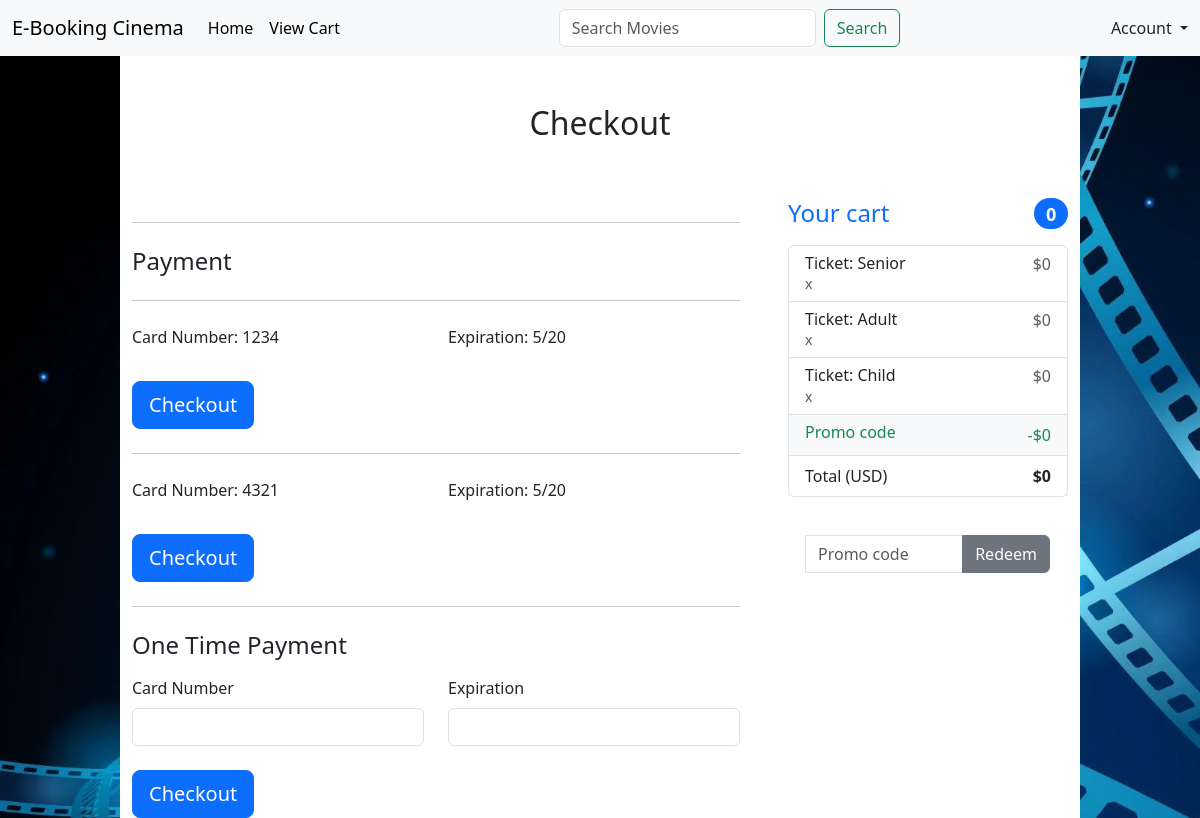
/pages/checkout.php (signed in), run on the app's committed database.
### tables this page shows
CREATE TABLE `payment_card_table` (
  `idPaymentCard` int(11) NOT NULL,
  `cardNum` varchar(45) NOT NULL,
  `experationDate` varchar(45) NOT NULL,
  `userID` int(11) NOT NULL
);

### pages/checkout.php (the view, shortened to what this page needs)
<?php
$bookingInfo = $_SESSION['bookingInfo'];
$mysqli = require __DIR__ . "/database.php";
$sql = "SELECT * FROM user
          WHERE id = {$_SESSION["user_id"]}";
$result = $mysqli->query($sql);
$user = $result->fetch_assoc();
$userID = $user["id"];
$sql = "SELECT * FROM `ticket_type`;";
    $result = $mysqli->query($sql);
    $ticketTypes = $result->fetch_all(MYSQLI_ASSOC);
    $ticketPrices = array_column($ticketTypes, "price", "type");
$sql = "SELECT * FROM `payment_card_table` WHERE `userID` = $userID;";
$result = $mysqli->query($sql);
$paymentCards = $result->fetch_all(MYSQLI_ASSOC);
$childPrice = $ticketPrices["CHILD"];
$adultPrice = $ticketPrices["ADULT"];
$seniorPrice = $ticketPrices["SENIOR"];
$totalPrice = $childPrice * $bookingInfo->childTickets + $adultPrice * $bookingInfo->adultTickets + $seniorPrice * $bookingInfo->seniorTickets;
?>
<!doctype html>
<html lang="en">
  <head>
	<link href="../node_modules/bootstrap/dist/css/bootstrap.min.css" rel="stylesheet">
	<link href="../css/form-validation.css" rel="stylesheet">
	<link href="../css/homepage.css" rel="stylesheet"> <!Only needed for background>
  </head>
  <body class="bg-light" id="bg">
  <nav class="navbar navbar-expand-lg navbar-light bg-light">
        <div class="container-fluid">
            <a class="navbar-brand" href="home.php">E-Booking Cinema</a>
            <div class="collapse navbar-collapse" id="navbarNavDropdown">
                <ul class="navbar-nav me-auto order-0">
                    <li class="nav-item">
                        <a class="nav-link active" href="home.php" aria-current="page">Home</a>
                    </li>
                    <li>
                        <a class="nav-link active" href="checkout.php" aria-current="page">View Cart</a>
                    </li>
                </ul>
                <div class="mx-auto">
                    <form class="d-flex">
                        <input class="form-control me-2" type="search" placeholder="Search Movies"
                            aria-label="Search">
                        <button class="btn btn-outline-success" type="submit">Search</button>
                    </form>
                </div>
                <div class="d-flex ms-auto order-5">
                    <div class="nav-item dropdown justify-content-end">
                        <a class="nav-link dropdown-toggle" href="#" id="navbarDropdownMenuLink" role="button"
                            data-bs-toggle="dropdown" aria-expanded="false">
                            Account
                        </a>
                    </div>
                </div>
            </div>
        </div>
    </nav>
<div class="container form-block">
  <main>
    <div class="py-5 text-center">
      <h2>Checkout</h2>
    </div>
    <div class="row g-5">
      <div class="col-md-5 col-lg-4 order-md-last">
        <h4 class="d-flex justify-content-between align-items-center mb-3">
          <span class="text-primary">Your cart</span>
          <span class="badge bg-primary rounded-pill"> <?php echo count($bookingInfo->selectedSeatsArray); ?> </span>
        </h4>
        <ul class="list-group mb-3">
          <li class="list-group-item d-flex justify-content-between lh-sm">
            <div>
              <h6 class="my-0">Ticket: Senior</h6>
              <small class="text-muted"> <?php echo "x" . $bookingInfo->seniorTickets; ?>  </small>
            </div>
            <span class="text-muted"> <?php echo "$" . $bookingInfo->seniorTickets * $ticketPrices["SENIOR"]; ?> </span>
          </li>
          <li class="list-group-item d-flex justify-content-between lh-sm">
            <div>
              <h6 class="my-0">Ticket: Adult</h6>
              <small class="text-muted"> <?php echo "x" . $bookingInfo->adultTickets; ?> </small>
            </div>
            <span class="text-muted"> <?php echo "$" . $bookingInfo->adultTickets * $ticketPrices["ADULT"]; ?> </span>
          </li>
          <li class="list-group-item d-flex justify-content-between lh-sm">
            <div>
              <h6 class="my-0">Ticket: Child</h6>
              <small class="text-muted"> <?php echo "x" . $bookingInfo->childTickets; ?> </small>
            </div>
            <span class="text-muted"> <?php echo "$" . $bookingInfo->childTickets * $ticketPrices["CHILD"]; ?> </span>
          </li>
          <li class="list-group-item d-flex justify-content-between bg-light">
            <div class="text-success">
              <h6 class="my-0">Promo code</h6>
            </div>
            <span class="text-success"> <?php echo "-$" . $bookingInfo->promoDiscount * $totalPrice; ?> </span>
          </li>
          <li class="list-group-item d-flex justify-content-between">
            <span>Total (USD)</span>
            <strong> <?php echo "$" . $totalPrice - ($bookingInfo->promoDiscount * $totalPrice);?> </strong>
          </li>
        </ul>
        <form class="card p-2" method="POST">
          <div class="input-group">
            <input type="text" class="form-control" placeholder="Promo code" name="promo" id ="promo" required>
            <button type="submit" class="btn btn-secondary">Redeem</button>
          </div>
        </form>
      </div>
      <div class="col-md-7 col-lg-8">
          <hr class="my-4">
          <h4 class="mb-3">Payment</h4>
          <hr class="my-4">
          <?php foreach($paymentCards as $paymentCard) { ?>
            <form method="POST">
              <div class="row gy-3">
                <div class="col-md-6">
                  <label class="form-label">Card Number:</label>
                  <label class="form-label"> <?php echo $paymentCard["cardNum"]; ?> </label>
                </div>
                <div class="col-md-6">
                  <label for="cc-number" class="form-label">Expiration:</label>
                  <label class="form-label"> <?php echo $paymentCard["experationDate"]; ?> </label>
                </div>
              </div>
              <br>
              <button class="w-20 btn btn-primary btn-lg" type="submit">Checkout</button>
            </form>
            <hr class="my-4">
          <?php } ?>
        <h4 class="mb-3">One Time Payment</h4>
        <form method="POST">
          <div class="row gy-3">
            <div class="col-md-6">
              <label for="cc-name" class="form-label">Card Number</label>
              <input type="text" class="form-control" id="cardNumber" name="cardNumber" placeholder="" required>
            </div>
            <div class="col-md-6">
              <label for="cc-number" class="form-label">Expiration</label>
              <input type="text" class="form-control" id="expiration" name="expiration" placeholder="" required>
            </div>
          </div>
          <br>
          <button class="w-20 btn btn-primary btn-lg" type="submit">Checkout</button>
        </form>
      </div>
    </div>
  </main>
</div>
  </body>
</html>

### css/form-validation.css (style rules this page uses)
.container { max-width: 960px; }
.form-block { margin-left: auto; margin-right: auto; margin-top: auto; margin-bottom: auto; height: auto; width: auto; background-color: #ffffff; }

### css/homepage.css (style rules this page uses)
#bg { background-image: url("../assets/wallpaper.jpg"); height: 100%; background-position: center; background-size: cover; background-repeat: repeat-y; }
.card { border: 0px; min-height: 400; background-color: 'transparent'; margin: 10px; margin-top: 30px; }

### data on the page
payment_card_table: cardNum "1234", experationDate "5/20"
payment_card_table: cardNum "4321", experationDate "5/20"

### other printed values
count($bookingInfo->selectedSeatsArray) "0"
$bookingInfo->seniorTickets * $ticketPrices["SENIOR"] "0"
$bookingInfo->adultTickets * $ticketPrices["ADULT"] "0"
$bookingInfo->childTickets * $ticketPrices["CHILD"] "0"
$bookingInfo->promoDiscount * $totalPrice "0"
$totalPrice - ($bookingInfo->promoDiscount * $totalPrice) "0"
